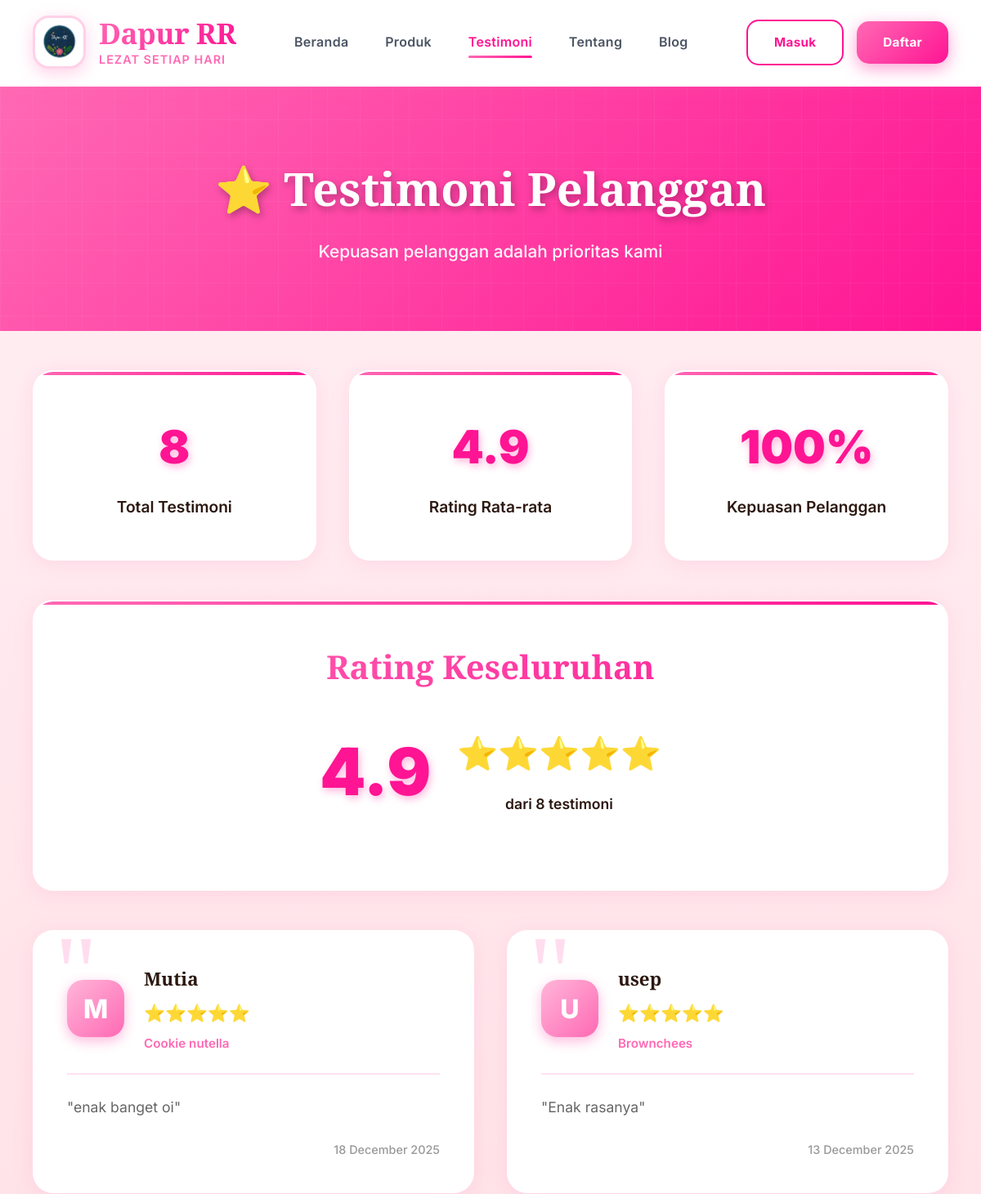
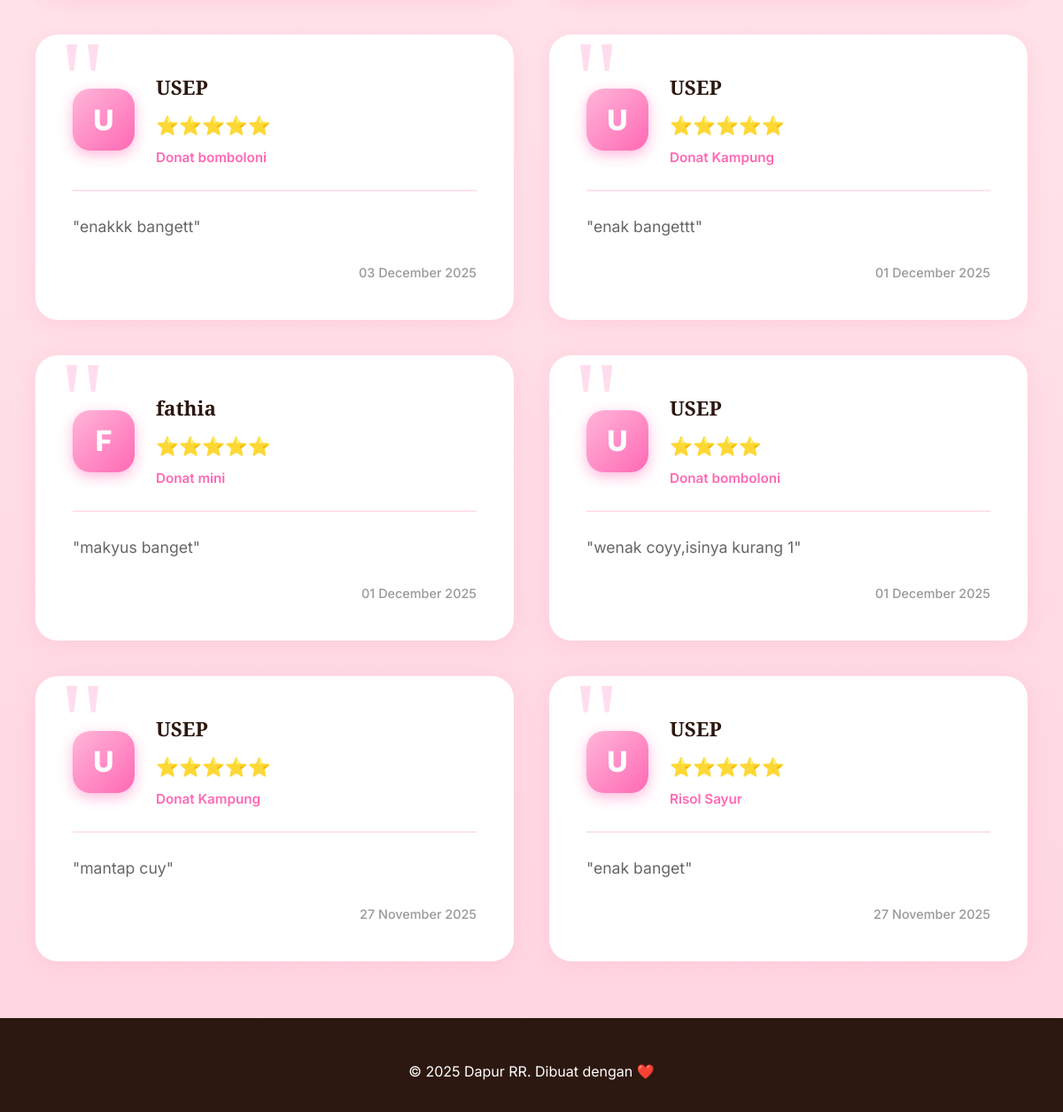
The app's page /testimoni.php with its own data (2 pictures, top to bottom).
### tables this page shows
CREATE TABLE `pengaturan` (
  `id` int(11) NOT NULL,
  `nama_toko` varchar(100) DEFAULT 'Dapur RR',
  `tagline` varchar(255) DEFAULT NULL,
  `deskripsi` text DEFAULT NULL,
  `alamat` text DEFAULT NULL,
  `no_telepon` varchar(20) DEFAULT NULL,
  `email` varchar(100) DEFAULT NULL,
  `whatsapp` varchar(20) DEFAULT NULL,
  `logo` varchar(255) DEFAULT NULL,
  `favicon` varchar(255) DEFAULT NULL,
  `maps_embed` text DEFAULT NULL,
  `instagram` varchar(100) DEFAULT NULL,
  `facebook` varchar(100) DEFAULT NULL,
  `twitter` varchar(100) DEFAULT NULL,
  `jam_buka` varchar(100) DEFAULT NULL
);

CREATE TABLE `rating_produk` (
  `id` int(11) NOT NULL,
  `pesanan_id` int(11) NOT NULL,
  `produk_id` int(11) NOT NULL,
  `user_id` int(11) NOT NULL,
  `rating` int(1) NOT NULL CHECK (`rating` >= 1 and `rating` <= 5),
  `ulasan` text DEFAULT NULL,
  `created_at` timestamp NOT NULL DEFAULT current_timestamp()
);

CREATE TABLE `users` (
  `id` int(11) NOT NULL,
  `nama` varchar(100) NOT NULL,
  `email` varchar(100) NOT NULL,
  `password` varchar(255) NOT NULL,
  `no_telepon` varchar(20) DEFAULT NULL,
  `alamat` text DEFAULT NULL,
  `role` enum('admin','user') DEFAULT 'user',
  `is_active` tinyint(1) DEFAULT 1,
  `created_at` timestamp NOT NULL DEFAULT current_timestamp()
);

CREATE TABLE `produk` (
  `id` int(11) NOT NULL,
  `nama_produk` varchar(200) NOT NULL,
  `kategori_id` int(11) DEFAULT NULL,
  `deskripsi` text DEFAULT NULL,
  `harga` decimal(10,2) NOT NULL,
  `stok` int(11) DEFAULT 0,
  `gambar` varchar(255) DEFAULT NULL,
  `berat` int(11) DEFAULT 500,
  `is_promo` tinyint(1) DEFAULT 0,
  `harga_promo` decimal(10,2) DEFAULT NULL,
  `created_at` timestamp NOT NULL DEFAULT current_timestamp(),
  `updated_at` timestamp NULL DEFAULT NULL ON UPDATE current_timestamp()
);

### config/database.php (called while the page is built, shortened)
<?php
function isLoggedIn() {
    return isset($_SESSION['user_id']);
}
?>

### testimoni.php (the view, shortened to what this page needs)
<?php
require_once 'config/database.php';
$conn = getConnection();
$pengaturan = $conn->query("SELECT * FROM pengaturan LIMIT 1")->fetch_assoc();
$testimoni = $conn->query("SELECT rp.*, u.nama, p.nama_produk
                          FROM rating_produk rp
                          JOIN users u ON rp.user_id = u.id
                          JOIN produk p ON rp.produk_id = p.id
                          ORDER BY rp.created_at DESC");
$isLoggedIn = isLoggedIn();
$totalTestimoni = $testimoni->num_rows;
$avgRating = 0;
if ($totalTestimoni > 0) {
    $testimoni->data_seek(0);
    $totalRating = 0;
    while($t = $testimoni->fetch_assoc()) {
        $totalRating += $t['rating'];
    }
    $avgRating = $totalRating / $totalTestimoni;
    $testimoni->data_seek(0);
}
?>
<!DOCTYPE html>
<html lang="id">
<head>
</head>
<body>
    <header>
    <div class="header-top">
        <div class="logo">
            <?php
            $logo_paths = [
                'uploads/logo/logo-dapurr.png',
                'uploads/logo/logo.png',
                'images/logo.png',
                'assets/logo.png',
                'logo.png'
            ];
            foreach($logo_paths as $path) {
                if(file_exists($path)) {
                    echo '<img src="' . $path . '" alt="Logo" class="logo-image">';
                    break;
                }
            }
            ?>
            <div class="logo-text">
                <h1><?php echo htmlspecialchars($pengaturan['nama_toko']); ?></h1>
                <p><?php echo htmlspecialchars($pengaturan['tagline']); ?></p>
            </div>
        </div>
        <nav>
            <ul>
                <li><a href="<?php echo $isLoggedIn ? 'home.php' : 'index.php'; ?>">Beranda</a></li>
                <li><a href="produk.php">Produk</a></li>
                <?php if ($isLoggedIn): ?>
                    <li><a href="riwayat-pesanan.php">Pesanan</a></li>
                    <li><a href="promo.php">Promo</a></li>
                <?php else: ?>
                    <li><a href="testimoni.php" class="active">Testimoni</a></li>
                    <li><a href="tentang.php">Tentang</a></li>
                    <li><a href="artikel.php">Blog</a></li>
                <?php endif; ?>
            </ul>
        </nav>
        <div class="auth-buttons">
            <?php if ($isLoggedIn): ?>
                <div class="user-menu">
                    <a href="akun.php" class="user-name">
                        👤 <?php echo htmlspecialchars($_SESSION['nama']); ?>
                    </a>
                    <a href="wishlist.php" class="wishlist-icon">
                        ❤️
                        <?php if ($wishlistCount > 0): ?>
                        <span class="badge"><?php echo $wishlistCount; ?></span>
                        <?php endif; ?>
                    </a>
                    <a href="keranjang.php" class="cart-icon">
                        🛒
                        <?php if ($cartCount > 0): ?>
                        <span class="badge"><?php echo $cartCount; ?></span>
                        <?php endif; ?>
                    </a>
                    <a href="logout.php" class="btn btn-logout">Logout</a>
                </div>
            <?php else: ?>
                <div class="auth-buttons">
                    <a href="login.php" class="btn btn-secondary">Masuk</a>
                    <a href="register.php" class="btn btn-primary">Daftar</a>
                </div>
            <?php endif; ?>
        </div>
    </div>
</header>
    <div class="hero">
        <h1>⭐ Testimoni Pelanggan</h1>
        <p>Kepuasan pelanggan adalah prioritas kami</p>
    </div>
    <div class="container">
        <div class="stats-section">
            <div class="stat-card">
                <div class="stat-number"><?php echo $totalTestimoni; ?></div>
                <div class="stat-label">Total Testimoni</div>
            </div>
            <div class="stat-card">
                <div class="stat-number"><?php echo $totalTestimoni > 0 ? number_format($avgRating, 1) : '0.0'; ?></div>
                <div class="stat-label">Rating Rata-rata</div>
            </div>
            <div class="stat-card">
                <div class="stat-number">100%</div>
                <div class="stat-label">Kepuasan Pelanggan</div>
            </div>
        </div>
        <div class="rating-summary">
            <h2>Rating Keseluruhan</h2>
            <div class="average-rating">
                <div class="rating-number"><?php echo $totalTestimoni > 0 ? number_format($avgRating, 1) : '0.0'; ?></div>
                <div>
                    <div class="stars">
                        <?php
                        $displayRating = $totalTestimoni > 0 ? round($avgRating) : 0;
                        for($i = 1; $i <= 5; $i++) {
                            echo $i <= $displayRating ? '⭐' : '☆';
                        }
                        ?>
                    </div>
                    <p style="font-size: 1.1rem; font-weight: 600; color: var(--dark);">dari <?php echo $totalTestimoni; ?> testimoni</p>
                </div>
            </div>
        </div>
        <?php if ($totalTestimoni === 0): ?>
        <div class="empty-state">
            <div class="empty-icon">💬</div>
            <h2>Belum Ada Testimoni</h2>
            <p>Jadilah yang pertama memberikan testimoni!</p>
        </div>
        <?php else: ?>
        <div class="testimoni-grid">
            <?php while($t = $testimoni->fetch_assoc()): ?>
            <div class="testimoni-card">
                <div class="testimoni-header">
                    <div class="avatar">
                        <?php echo strtoupper(substr($t['nama'], 0, 1)); ?>
                    </div>
                    <div class="user-info">
                        <h3><?php echo htmlspecialchars($t['nama']); ?></h3>
                        <div class="rating">
                            <?php
                            for($i = 0; $i < $t['rating']; $i++) {
                                echo '⭐';
                            }
                            ?>
                        </div>
                        <div class="product-name">
                            <?php echo htmlspecialchars($t['nama_produk']); ?>
                        </div>
                    </div>
                </div>
                <div class="testimoni-content">
                    "<?php echo htmlspecialchars($t['ulasan']); ?>"
                </div>
                <div class="testimoni-date">
                    <?php echo date('d F Y', strtotime($t['created_at'])); ?>
                </div>
            </div>
            <?php endwhile; ?>
        </div>
        <?php endif; ?>
    </div>
    <footer>
        <div class="footer-content">
            <p>&copy; <?php echo date('Y'); ?> <?php echo $pengaturan['nama_toko']; ?>. Dibuat dengan ❤️</p>
        </div>
    </footer>
</body>
</html>

### records on screen
pengaturan: nama_toko "Dapur RR", tagline "LEZAT SETIAP HARI"
rating_produk: user.nama "M", user.nama "Mutia", produk.nama_produk "Cookie nutella", ulasan "enak banget oi", created_at "18 December 2025"
rating_produk: user.nama "U", user.nama "usep", produk.nama_produk "Brownchees", ulasan "Enak rasanya", created_at "13 December 2025"
rating_produk: user.nama "U", user.nama "USEP", produk.nama_produk "Donat bomboloni", ulasan "enakkk bangett", created_at "03 December 2025"
rating_produk: user.nama "U", user.nama "USEP", produk.nama_produk "Donat Kampung", ulasan "enak bangettt", created_at "01 December 2025"
rating_produk: user.nama "F", user.nama "fathia", produk.nama_produk "Donat mini", ulasan "makyus banget", created_at "01 December 2025"
rating_produk: user.nama "U", user.nama "USEP", produk.nama_produk "Donat bomboloni", ulasan "wenak coyy,isinya kurang 1", created_at "01 December 2025"
rating_produk: user.nama "U", user.nama "USEP", produk.nama_produk "Donat Kampung", ulasan "mantap cuy", created_at "27 November 2025"
rating_produk: user.nama "U", user.nama "USEP", produk.nama_produk "Risol Sayur", ulasan "enak banget", created_at "27 November 2025"

### other values on screen
$totalTestimoni "8"
$avgRating "4.9"
